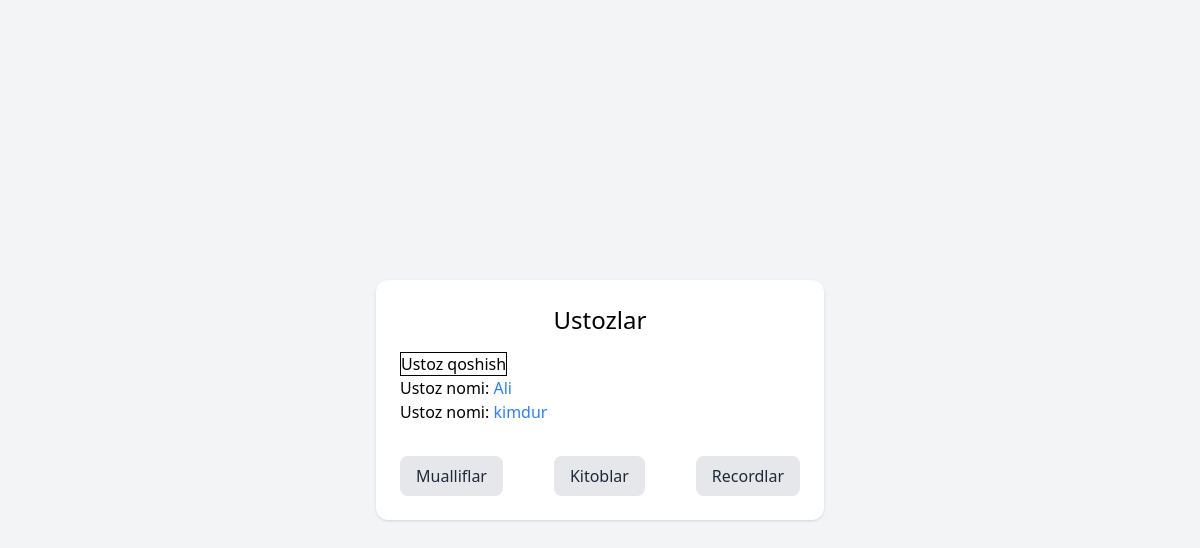
Page /ustoz/ on the earlier database version.
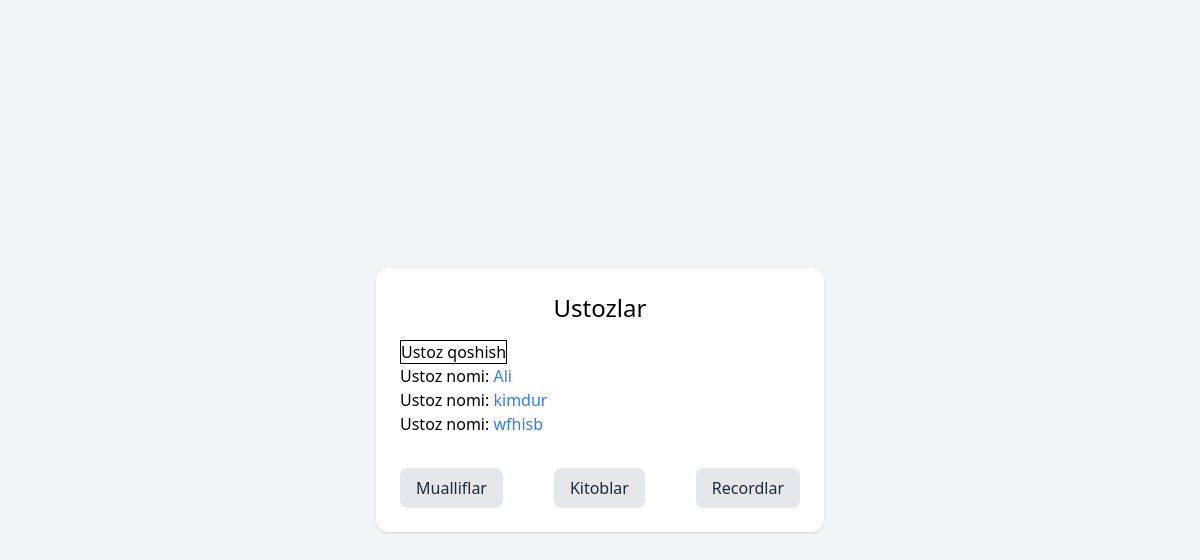
Same page on the later database version.
### Universitet/models.py (models this page shows, shortened)
class Ustoz(models.Model):
    char=models.CharField
    num=models.BigIntegerField
    forign=models.ForeignKey
    name=char(max_length=50)
    age=num()
    jins=char(
        max_length=100,
        choices=[
            ('Erkak','Erkak'),
            ('Ayol','Ayol')
            ]
    )
    daraja=char(
        choices=[
            ('Bakalavr','Bakalavr'),
            ('Magistr','Magistr')
        ]
    )
    fan=forign(
        Fan,
        on_delete=models.CASCADE
    )

### Universitet/views.py (the view)
# urls.py: path('ustoz/',ustoz),
def ustoz(request):
    ustoz=Ustoz.objects.all()
    fan=Fan.objects.all()
    context={
        'ustoz':ustoz,
        'fan':fan
    }
    return render(request,'ustoz.html',context)

### template/ustoz.html (shortened to what this page needs)
<!DOCTYPE html>
<html lang="en">
<head>
    <script src="https://cdn.jsdelivr.net/npm/@tailwindcss/browser@4"></script>
</head>
<body class="bg-gray-100 min-h-screen flex justify-center items-center">
<div class="bg-white p-6 rounded-xl shadow w-full max-w-md">
    <h1 class="text-2xl text-center mb-4">Ustozlar</h1>
    <div>
        <a href="/qoshish/ustoz/" class="border">Ustoz qoshish</a>
    </div>
    {% for u in ustoz %}
    <p>
        <a href="/talaba/{{ u.id }}" class="text-black">
           Ustoz nomi: <span class="text-blue-500"> {{ u.name }}</span>
        </a>
    </p>
    {% endfor %}
    <div class="mt-8 flex justify-between">
            <a href="/"
               class="px-4 py-2 rounded-lg bg-gray-200 text-gray-800 hover:bg-gray-300 transition">
                Mualliflar
            </a>
            <a href="/kitoblar"
               class="px-4 py-2 rounded-lg bg-gray-200 text-gray-800 hover:bg-gray-300 transition">
                Kitoblar
            </a>
            <a href="/record"
               class="px-4 py-2 rounded-lg bg-gray-200 text-gray-800 hover:bg-gray-300 transition">
                Recordlar
            </a>
        </div>
</div>
</body>
</html>

Differences in the rows shown:
added Ustoz: name "wfhisb"
